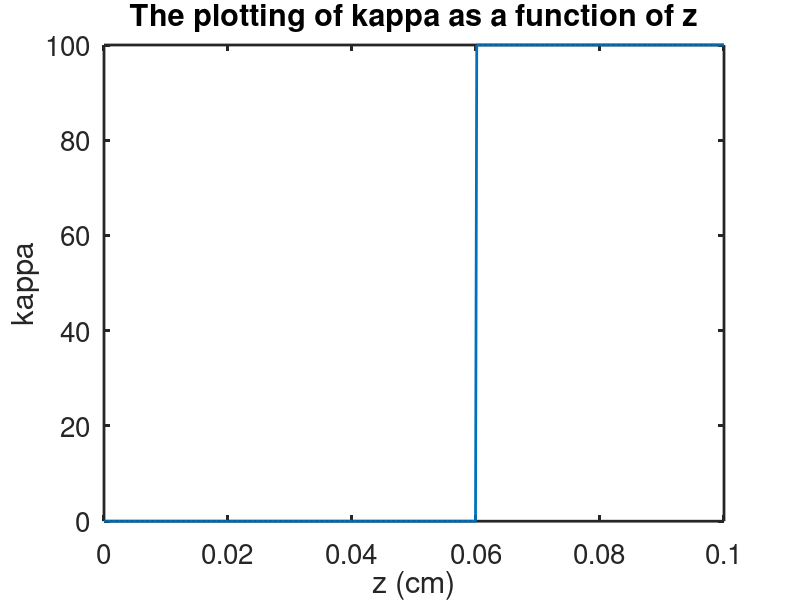

The MATLAB script that drew this image:
% Name: Ayooluwa OWOLABI and Std#: 101237575 
% ELEC 4700A  Project Milestone3
%Set default plot appearance and visualization settings
set(0, 'defaultaxesfontsize',20) % Sets the default font size of the axes
set(0, 'DefaultFigureWindowStyle','docked') % Sets the default Figure Window style to be docked 
set(0, 'DefaultLineLineWidth',2) % Sets the Default Line Width; i.e. from 0 to 2 
set(0, 'DefaultaxesLineWidth',2) % Sets the Default Line Width of the axes

% set(0, 'DefaultFigureWindowStyle','docked') - Duplicated code 

% Initializing the fundamental constants 
c_c = 299792458; % TWM speed of light (m/s)
c_eps_0 = 8.8542149e-12; % vacuum permittivity (F/m)
c_eps_0_cm = c_eps_0/100; % Vacuum permittivity measured in F/cm
c_mu_0 = 1/c_eps_0/c_c^2; % Permittivity of free space
c_q = 1.60217653e-19; % The value of an elementary charge
c_hb = 1.05457266913e-34;     % Dirac Constant
c_h = c_hb*2*pi; % Planck constant 

% Define and Initialize the input parameters for the left and right sources
% InputParasL.E0= 1e5;  % Amplitude
% InputParasL.we= 0;    % Angular Frequency
% InputParasL.t0= 2e-12;  % Time offset 
% InputParasL.wg= 5e-13;  % Gaussian width 
% InputParasL.phi= 0; % phase 
% InputParasR= 0; % No input is implemented for the right source  

% Define and Initialize the input parameters for the left and right sources
% (Modulated Gaussian)
InputParasL.E0= 1e5;  % Amplitude
InputParasL.we= 5e12;    % Angular Frequency
InputParasL.t0= 2e-12;  % Time offset 
InputParasL.wg= 5e-13;  % Gaussian width 
InputParasL.phi= 0; % phase 
InputParasR= struct(); % No input is implemented for the right source 

InputParasR.E0= 0;  % Amplitude
InputParasR.we= 0;    % Angular Frequency
InputParasR.t0= 0;  % Time offset 
InputParasR.wg= 1;  % Gaussian width (Avoiding zero-division)
InputParasR.phi= 0; % phase 


% The source function with modulation
function E = SourceFct_M3(t, InputParas)
E = InputParas.E0 * exp(-((t-InputParas.t0.^2) / (2 * InputParas.wg^2)) ).* exp(1j * (InputParas.we * t + InputParas.phi));
end 

% Adding the reflection coefficients for mirrors 
RL = 0.9i; % The left mirror reflection coefficient 
RR = 0.9i; % The right mirror reflection coefficient 

% Adding more input parameters for the gain/loss
beta_r = 80;
beta_i =8;

% Define material properties and simulation parameters
n_g = 3.5; % Group index of the medium
vg = c_c/n_g*1e2; % TWM group velocity (cm/s)
Lambda = 1550e-9; % Wavelength of light (m)

% Define and Initialize the simulation parameters
% plotN = 10; % How frequent the plots are updated; Output speed 
plotN = 10; % How often the plots are updated has been increased to 50; making the resulting plot output to appear faster
L = 1000e-6*1e2; % Length of the medium
XL = [0,L]; % Range for the z-axis
YL = [-2*InputParasL.E0, 5*InputParasL.E0]; % Range for the y-axis

Nz = 500; % Number of points of the z-axis
dz = L/(Nz-1); % The spatial step size
dt = dz/vg; % Time step size 
fsync = dt*vg/dz; % Field sync factor 

Nt = floor(2*Nz); % Number of Time steps 
tmax = Nt*dt; % Max simulation time
t_L = dt*Nz;   % time to travel the length of the medium

% Initialize the spatial (z-axis) and temporal arrays 
z = linspace(0,L,Nz).';  %Nz points, Nz-1 segments 
time = nan(1,Nt); 
InputL = nan(1,Nt);
InputR = nan(1,Nt);
OutputL = nan(1,Nt);
OutputR = nan(1,Nt);

Ef = zeros(size(z)); % Forward propagating electric field 
Er = zeros(size(z)); % Reverse propagating electric field 

%d Define grating kappa 
kappa_0 = 100;
kappa = kappa_0 * ones(size(z));
kappa(z < 0.4*L) = 0; 
kappa(z < 0.6*L) = 0;

% Plotting kappa 
figure; 
plot(z, kappa);
xlabel('z (cm)');
ylabel('kappa');
title('The plotting of kappa as a function of z');


% Modified Ef and Modified Er 
beta = ones(size(z))*(beta_r+1i*beta_i);
exp_det = exp(-1i*dz*beta);

% Time stepping loop
for i = 2:Nt
    Ef(1) = InputL(i) + RL * Er(1);
    Er(Nz) = InputR(i) + RR * Ef(Nz);

    OutputR(i) = Ef(Nz) * (1-RR);
    OutputL(i) = Er(1) * (1-RL);

    t = dt*(i-1);
    time(i) = t;

    InputL(i) = SourceFct_M3(t, InputParasL);
    InputR(i) = SourceFct_M3(t, InputParasR);

    Ef(2:Nz) = fsync * exp_det(1:Nz-1) .* Ef(1:Nz-1) + 1i * dz * kappa(2:Nz) .* Er(2:Nz);
    Er(1:Nz-1) = fsync * exp_det(2:Nz) .* Er(2:Nz) + 1i * dz * kappa(1:Nz-1) .* Ef(1:Nz-1);
end


%----The codes that have been removed to focus on working on miletsone 3----
% Ef1 = @SourceFct; % Left source function
% ErN = @SourceFct; % Right source function
% 
% % The intial time step
% t = 0; 
% time(1) = t;
% 
% % Set initial conditions for the fields 
% InputL(1) = Ef1(t,InputParasL); % Left input 
% InputR(1) = ErN(t,InputParasR); % Right input 
% OutputR(1) = Ef(Nz); % Right output 
% OutputL(1) = Er(1); % Left output 
% Ef(1) = InputL(1); % Forward field 
% Er(Nz) = InputR(1); % Reverse field
% 
% % Plot initial fields 
% figure('name','Fields')
% subplot(3,1,1)
% plot(z*10000,real(Ef),'r'); % Real part of forward field 
% hold off
% xlabel('z(\mum)')
% ylabel('E_f')
% subplot(3,1,2)
% plot(z*10000,real(Er), 'b'); % Real part of the reverse field 
% xlabel('z(\mum)')
% ylabel('E_r')
% hold off
% subplot(3,1,3)
% plot(time*1e12,real(InputL),'r'); hold on
% plot(time*1e12,real(OutputR), 'r--'); % Real part of input/output fields
% plot(time*1e12,real(InputR),'b'); hold on
% plot(time*1e12,real(OutputL),'b--');
% xlabel('time(ps)')
% ylabel('E')
% 
% hold off
% 
% % Define loop for the time stepping of the field propagation 
% for i = 2:Nt
%     % Modified Ef and Er to implement the reflections 
%     Ef(1) = InputL(i) + RL*Er(1);
%     Er(Nz) = InputR(i) + RR*Ef(Nz);
% 
%     % Modified Output for both the right and left of the mirror 
%     OutputR(i) = Ef(Nz)*(1-RR);
%     OutputL(i) = Er(1)*(1-RL);
% 
%     % The time is updated 
%     t = dt*(i-1);
%     time(i) = t;
% 
%     InputL(i) = Ef1(t,InputParasL); % Left input field
%     InputR(i) = ErN(t, 0); % Right input field
% 
%     % The boundary conditions
%     Ef(1) = InputL(i);
%     Er(Nz) = InputR(i);
% 
%     % Modifying Ef and Er to implement mirrors 
%     Ef(1) = InputL(i) + RL*Er(1);
%     Er(Nz) = InputR(i) + RR*Ef(Nz);
% 
%     % The forward and backward propagations of the field
%     % Ef(2:Nz) = fsync*Ef(1:Nz-1); % The forward propagation for the field  
%     % Er(1:Nz-1) = fsync*Er(2:Nz); % The reverse propagation (backwards) for the field 
% 
%     % Updating the forward and backward propagations of the field 
%     Ef(2:Nz) = fsync*exp_det(1:Nz-1).*Ef(1:Nz-1);
%     Er(1:Nz-1) = fsync*exp_det(2:Nz).*Er(2:Nz);
% 
%     % Updating the output so it reflect on the field 
%     OutputR(i) = Ef(Nz);
%     OutputL(i) = Er(1);
% 
%     % The modified Output implementing the mirrors 
%     OutputR(i) = Ef(Nz)*(1-RR);
%     OutputL(i) = Er(1)*(1-RL);
% 
%     % The periodic plotting of the field 
%     if mod(i,plotN) == 0
%         subplot(3,1,1)
%         plot(z*10000,real(Ef), 'r'); hold on
%         plot(z*10000,imag(Ef), 'r--'); hold off
%         xlim(XL*1e4)
%         ylim(YL)
%         xlabel('z(\mum)')
%         ylabel('E_f')
%         legend('\Re','\Im')
%         hold off 
%         subplot(3,1,2)
%         plot(z*10000,real(Er), 'b'); hold on
%         plot(z*10000,imag(Er), 'b--'); hold off
%         xlim(XL*1e4)
%         ylim(YL)
%         xlabel('z(\mum)')
%         ylabel('E_r')
%         legend('\Re', '\Im')
% 
%         hold off
%         subplot(3,1,3);
%         plot(time*1e12,real(InputL), 'r'); hold on
%         plot(time*1e12,real(OutputR), 'g');
%         plot(time*1e12,real(InputR), 'b'); 
%         plot(time*1e12,real(OutputL), 'm');
%         xlim([0,Nt*dt*1e12])
%         ylim(YL)
%         xlabel('time(ps)')
%         ylabel('0')
%         legend('Left Input', 'Right Output', 'Right Input', 'Left Output', 'Location', 'east')
%         hold off
%         pause(0.01) % The pause considered to allow for the plotting animation
%     end 
% end 
% 
% 
% % Fourier Transform of OutputR 
% fftOutput = fftshift(fft(OutputR));
% omega = fftshift(wspace_M2(time));
% 
% % Plot the time-domain signal
% figure; 
% plot(time * 1e12, real(OutputR), 'r');
% xlabel('Time (ps)');
% ylabel('Output Signal');
% title('Time Domain Output vs Time');
% 
% figure;
% tiledlayout(2,1);
% 
% % Plot magnitude of FFT (Top plot)
% nexttile;
% plot(omega, abs(fftOutput), 'm');
% xlabel('Frequency (rad/s)');
% ylabel('|FFT(OutputR)|');
% title('Magnitude of FFT Output');
% 
% % Plot phase of FFT (using unwrap) (Bottom plot)
% nexttile;
% plot(omega, unwrap(angle(fftOutput)), 'r');
% xlabel('Frequency (rad/s)');
% ylabel('Phase (radians)');
% title('Phase of FFT Output');
